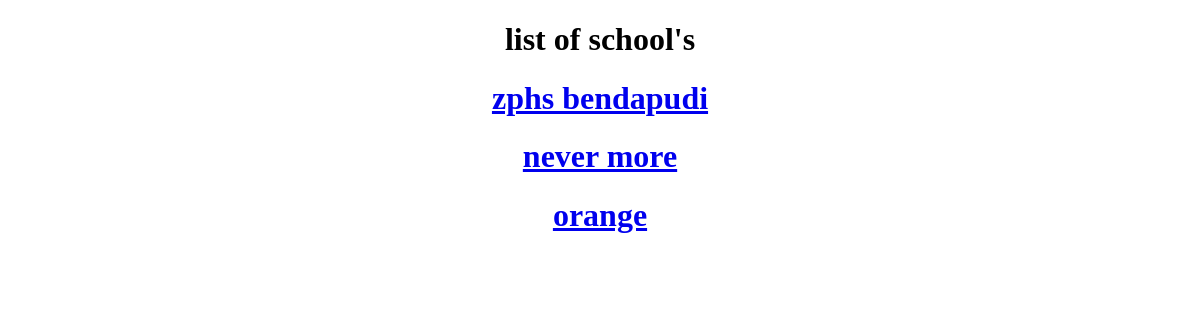
Page /SchoolList/ on the earlier database version.
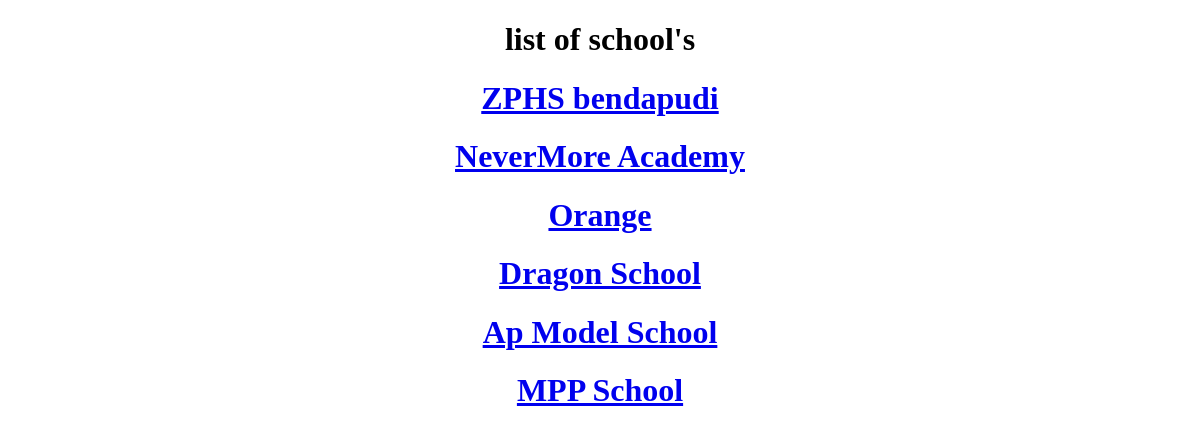
Same page on the later database version.
### app/models.py (models this page shows, shortened)
class School(models.Model):
    scname = models.CharField(max_length=100)
    scprincipal = models.CharField(max_length=100)
    sclocation = models.CharField(max_length=100)

### app/views.py (the view)
# urls.py: path('SchoolList/',SchoolList.as_view(),name='SchoolList'),
class SchoolList(ListView):
    model = School
    context_object_name = 'allSO'

### templates/app/school_list.html (shortened to what this page needs)
<!DOCTYPE html>
<html lang="en">
<head>
</head>
<body>
    <center>
        <h1>list of school's </h1>
        {% for i in allSO %}
            <a href="{{i.pk}}"><h1>{{i.scname}}</h1></a>
        {% endfor %}
    </center>
</body>
</html>

Differences in the rows shown:
changed School: scname "zphs bendapudi" → "ZPHS bendapudi"
changed School: scname "never more" → "NeverMore Academy"
changed School: scname "orange" → "Orange"
added School: scname "Dragon School"
added School: scname "Ap Model School"
added School: scname "MPP School"
